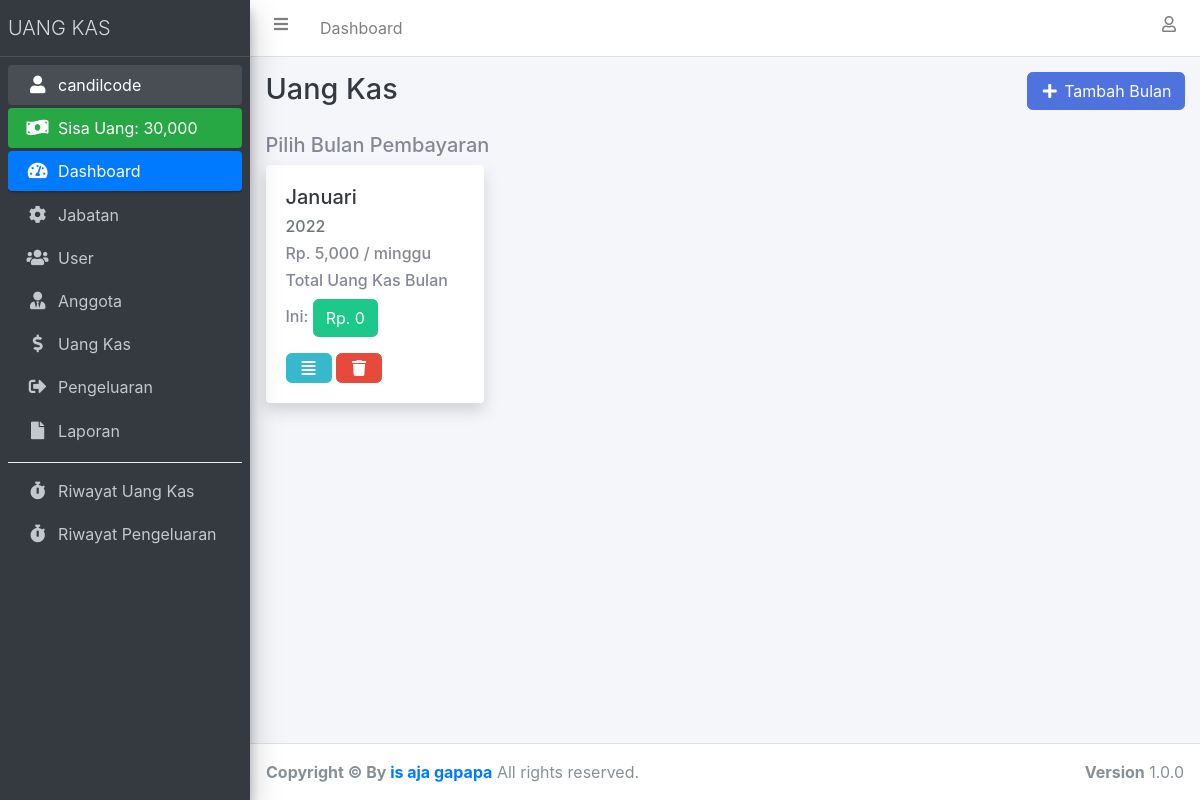
/uang_kas.php (signed in), run on the app's committed database.
### tables this page shows
CREATE TABLE `user` (
  `id_user` int(11) NOT NULL,
  `nama_lengkap` varchar(100) NOT NULL,
  `username` varchar(100) NOT NULL,
  `password` varchar(255) NOT NULL,
  `id_jabatan` int(11) NOT NULL
);

CREATE TABLE `bulan_pembayaran` (
  `id_bulan_pembayaran` int(11) NOT NULL,
  `nama_bulan` enum('januari','februari','maret','april','mei','juni','juli','agustus','september','oktober','november','desember') NOT NULL,
  `tahun` int(4) NOT NULL,
  `pembayaran_perminggu` int(11) NOT NULL
);

### connection.php (called while the page is built, shortened)
<?php
$host		= "sql4.freemysqlhosting.net";
$username	= "sql4467485";
$password	= "C7MLMEHvdV";
$database	= "sql4467485";
	$conn 		= mysqli_connect($host, $username, $password, $database);
if (isset($_SESSION['id_user'])) {
	function dataUser() {
		global $conn;
		$id_user = $_SESSION['id_user'];
		return mysqli_fetch_assoc(mysqli_query($conn, "SELECT * FROM user INNER JOIN jabatan ON user.id_jabatan = jabatan.id_jabatan WHERE id_user = '$id_user'"));
	}
}

### uang_kas.php (the view, shortened to what this page needs)
<?php
require 'connection.php';
$bulan_pembayaran = mysqli_query($conn, "SELECT * FROM bulan_pembayaran ORDER BY tahun ASC");
?>
<!DOCTYPE html>
<html>
<head>
  <?php include 'include/css.php'; ?>
</head>
<body class="hold-transition sidebar-mini layout-fixed">
  <div class="wrapper">
    <?php include 'include/navbar.php'; ?>
    <?php include 'include/sidebar.php'; ?>
    <div class="content-wrapper">
      <div class="content-header">
        <div class="container-fluid">
          <div class="row justify-content-center mb-2">
            <div class="col-sm">
              <h1 class="m-0 text-dark">Uang Kas</h1>
            </div>
            <div class="col-sm text-right">
              <?php if ($_SESSION['id_jabatan'] !== '3') : ?>
                <button class="btn btn-primary" data-toggle="modal" data-target="#tambahBulanPembayaranModal"><i class="fas fa-fw fa-plus"></i> Tambah Bulan</button>
              <?php endif ?>
            </div>
          </div>
        </div>
      </div>
      <section class="content">
        <div class="container-fluid">
          <div class="row justify-content-center">
            <div class="col-lg text-left">
              <h5>Pilih Bulan Pembayaran</h5>
            </div>
          </div>
          <div class="row">
            <?php foreach ($bulan_pembayaran as $dbp) : ?>
              <?php
              $id_bulan_pembayaran = $dbp['id_bulan_pembayaran'];
              $total_uang_kas_bulan_ini = mysqli_fetch_assoc(mysqli_query($conn, "SELECT sum(minggu_ke_1 + minggu_ke_2 + minggu_ke_3 + minggu_ke_4) as total_uang_kas_bulan_ini FROM uang_kas WHERE id_bulan_pembayaran = '$id_bulan_pembayaran'"));
              $total_uang_kas_bulan_ini = $total_uang_kas_bulan_ini['total_uang_kas_bulan_ini'];
              ?>
              <div class="col-lg-3">
                <div class="card shadow">
                  <div class="card-body">
                    <h5><a href="detail_bulan_pembayaran.php?id_bulan_pembayaran=<?= $dbp['id_bulan_pembayaran']; ?>" class="text-dark"><?= ucwords($dbp['nama_bulan']); ?></a></h5>
                    <h6 class="text-muted"><?= $dbp['tahun']; ?></h6>
                    <h6>Rp. <?= number_format($dbp['pembayaran_perminggu']); ?> / minggu</h6>
                    <h6>Total Uang Kas Bulan Ini: <span class="my-2 btn btn-success">Rp. <?= number_format($total_uang_kas_bulan_ini); ?></span></h6>
                    <a href="detail_bulan_pembayaran.php?id_bulan_pembayaran=<?= $dbp['id_bulan_pembayaran']; ?>" class="btn btn-info"><i class="fas fa-fw fa-align-justify"></i></a>
                    <?php if ($_SESSION['id_jabatan'] == '1') : ?>
                      <a href="hapus_bulan_pembayaran.php?id_bulan_pembayaran=<?= $dbp['id_bulan_pembayaran']; ?>" class="btn btn-danger btn-delete" data-nama="<?= ucwords($dbp['nama_bulan']); ?> | <?= $dbp['tahun']; ?>"><i class="fas fa-fw fa-trash"></i></a>
                    <?php endif ?>
                  </div>
                </div>
              </div>
            <?php endforeach ?>
          </div>
        </div>
      </section>
    </div>
    <footer class="main-footer">
      <strong>Copyright &copy; By<a href="https://www.instagram.com/isajagapapa/" target="_blank"> is aja gapapa</a></strong>
      All rights reserved.
      <div class="float-right d-none d-sm-inline-block">
        <b>Version</b> 1.0.0
      </div>
    </footer>
  </div>
</body>
</html>

### include/sidebar.php
<?php
  $dataUser = dataUser();
  $jml_pengeluaran = mysqli_fetch_assoc(mysqli_query($conn, "SELECT sum(jumlah_pengeluaran) as jml_pengeluaran FROM pengeluaran"));
  $jml_pengeluaran = $jml_pengeluaran['jml_pengeluaran'];
  $jml_uang_kas = mysqli_fetch_assoc(mysqli_query($conn, "SELECT sum(minggu_ke_1 + minggu_ke_2 + minggu_ke_3 + minggu_ke_4) as jml_uang_kas FROM uang_kas"));
  $jml_uang_kas = $jml_uang_kas['jml_uang_kas'];
?>
<aside class="main-sidebar sidebar-dark-primary elevation-4">
  <a href="index.php" class="brand-link">
    <span class="brand-text font-weight-light">UANG KAS</span>
  </a>
  <div class="sidebar">
    <nav class="mt-2">
      <ul class="nav nav-pills nav-sidebar flex-column" data-widget="treeview" role="menu" data-accordion="false">
        <li class="nav-item has-treeview menu-open">
          <a href="profile.php" class="nav-link"><i class="nav-icon fas fa-fw fa-user"></i> <p><?= $dataUser['username']; ?></p></a>
        </li>
        <li class="nav-item">
          <div class="bg-success nav-link text-white">
            <i class="nav-icon fas fa-money-bill-wave"></i>
            <p>
              Sisa Uang: <?= number_format($jml_uang_kas - $jml_pengeluaran); ?>
            </p>
          </div>
        </li>
        <li class="nav-item has-treeview menu-open">
          <a href="index1.php" class="nav-link active">
            <i class="nav-icon fas fa-tachometer-alt"></i>
            <p>
              Dashboard
            </p>
          </a>
        </li>
        <?php if ($dataUser['id_jabatan'] == '1'): ?>
          <li class="nav-item">
            <a href="jabatan.php" class="nav-link">
              <i class="nav-icon fas fa-cog"></i>
              <p>
                Jabatan
              </p>
            </a>
          </li>
          <li class="nav-item">
            <a href="user.php" class="nav-link">
              <i class="nav-icon fas fa-users"></i>
              <p>
                User
              </p>
            </a>
          </li>
        <?php endif ?>
        <li class="nav-item">
          <a href="siswa.php" class="nav-link">
            <i class="fas fa-user-tie nav-icon"></i>
            <p>Anggota</p>
          </a>
        </li>
        <li class="nav-item">
          <a href="uang_kas.php" class="nav-link">
            <i class="fas fa-dollar-sign nav-icon"></i>
            <p>Uang Kas</p>
          </a>
        </li>
        <li class="nav-item">
          <a href="pengeluaran.php" class="nav-link">
            <i class="fas fa-sign-out-alt nav-icon"></i>
            <p>Pengeluaran</p>
          </a>
        </li>
        <li class="nav-item">
          <a href="laporan.php" class="nav-link">
            <i class="fas fa-file nav-icon"></i>
            <p>Laporan</p>
          </a>
        </li>
        <div class="dropdown-divider"></div>
        <li class="nav-item">
          <a href="riwayat.php" class="nav-link">
            <i class="fas fa-stopwatch nav-icon"></i>
            <p>Riwayat Uang Kas</p>
          </a>
        </li>
        <li class="nav-item">
          <a href="riwayat_pengeluaran.php" class="nav-link">
            <i class="fas fa-stopwatch nav-icon"></i>
            <p>Riwayat Pengeluaran</p>
          </a>
        </li>
      </ul>
    </nav>
  </div>
</aside>

### data on the page
user: username "candilcode"
bulan_pembayaran: nama_bulan "Januari", tahun "2022", pembayaran_perminggu "5,000", total_uang_kas_bulan_ini "0"

### other printed values
$jml_uang_kas - $jml_pengeluaran "30,000"
